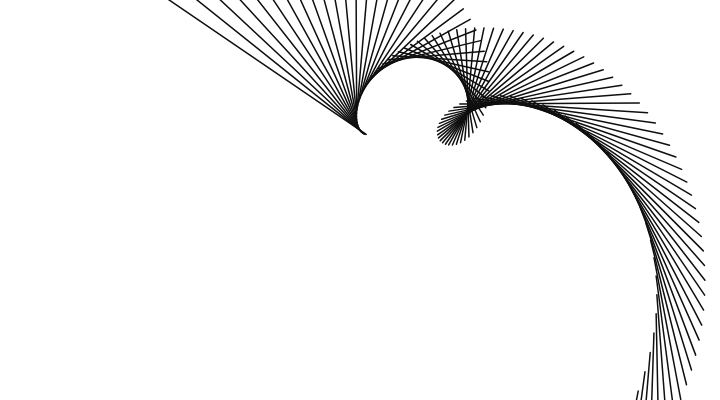
Frame 1 (no input)
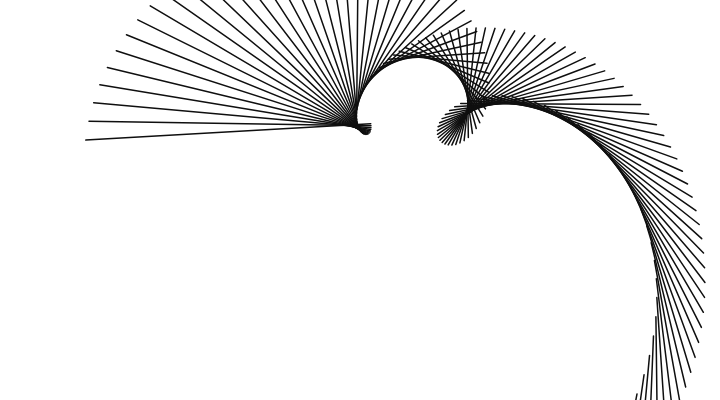
Frame 60 (no input)
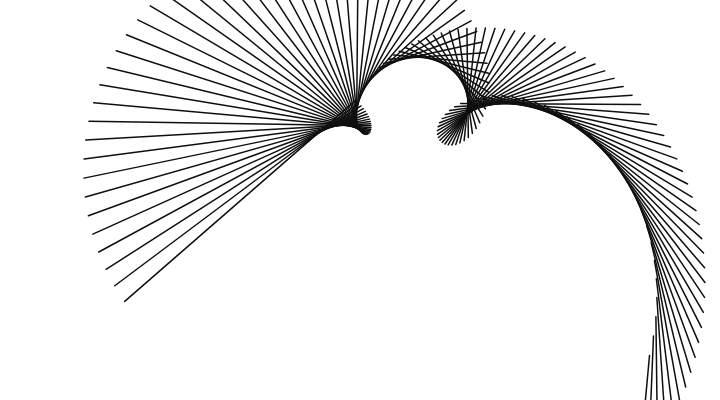
Frame 120 (the mouse pressed at the canvas centre since frame 60)

The p5.js sketch that drew these frames (run headless with seeded random() and noise() and a simulated clock; from frame 60 on, the mouse is pressed at the canvas centre):

// p5.js sketch
// ── sketch.js

function setup() {
    createCanvas(720, 400);
}

// the parameter at which x and y depends is usually taken as either t or symbol of theta
let t = 0;
function draw() {
    background('#fff');
    translate(width / 2, height / 2);
    stroke('#0f0f0f');
    strokeWeight(1.5);
    //loop for adding 100 lines
    for (let i = 0; i < 100; i++) {
        line(x1(t + i), y1(t + i), x2(t + i) + 20, y2(t + i) + 20);
    }
    t += 0.15;
}
// function to change initial x co-ordinate of the line
function x1(t) {
    return sin(t / 10) * 125 + sin(t / 20) * 125 + sin(t / 30) * 125;
}

// function to change initial y co-ordinate of the line
function y1(t) {
    return cos(t / 10) * 125 + cos(t / 20) * 125 + cos(t / 30) * 125;
}

// function to change final x co-ordinate of the line
function x2(t) {
    return sin(t / 15) * 125 + sin(t / 25) * 125 + sin(t / 35) * 125;
}

// function to change final y co-ordinate of the line
function y2(t) {
    return cos(t / 15) * 125 + cos(t / 25) * 125 + cos(t / 35) * 125;
}
